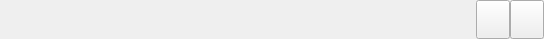
<?xml version="1.0" encoding="UTF-8"?>
<ui version="4.0">
 <class>songline</class>
 <widget class="QWidget" name="songline">
  <property name="geometry">
   <rect>
    <x>0</x>
    <y>0</y>
    <width>544</width>
    <height>39</height>
   </rect>
  </property>
  <property name="minimumSize">
   <size>
    <width>1</width>
    <height>1</height>
   </size>
  </property>
  <property name="windowTitle">
   <string>Form</string>
  </property>
  <property name="styleSheet">
   <string notr="true">color: rgb(139, 38, 151);
font: 13pt &quot;Ubuntu&quot;;</string>
  </property>
  <layout class="QHBoxLayout" name="horizontalLayout" stretch="1,8,3,2,1,1">
   <property name="spacing">
    <number>0</number>
   </property>
   <property name="leftMargin">
    <number>0</number>
   </property>
   <property name="topMargin">
    <number>0</number>
   </property>
   <property name="rightMargin">
    <number>0</number>
   </property>
   <property name="bottomMargin">
    <number>0</number>
   </property>
   <item>
    <widget class="QLabel" name="label">
     <property name="sizePolicy">
      <sizepolicy hsizetype="Expanding" vsizetype="Expanding">
       <horstretch>0</horstretch>
       <verstretch>0</verstretch>
      </sizepolicy>
     </property>
     <property name="minimumSize">
      <size>
       <width>1</width>
       <height>1</height>
      </size>
     </property>
     <property name="baseSize">
      <size>
       <width>1</width>
       <height>1</height>
      </size>
     </property>
     <property name="text">
      <string/>
     </property>
    </widget>
   </item>
   <item>
    <widget class="QLabel" name="label_2">
     <property name="sizePolicy">
      <sizepolicy hsizetype="Expanding" vsizetype="Expanding">
       <horstretch>0</horstretch>
       <verstretch>0</verstretch>
      </sizepolicy>
     </property>
     <property name="minimumSize">
      <size>
       <width>1</width>
       <height>1</height>
      </size>
     </property>
     <property name="baseSize">
      <size>
       <width>1</width>
       <height>1</height>
      </size>
     </property>
     <property name="text">
      <string/>
     </property>
    </widget>
   </item>
   <item>
    <widget class="QLabel" name="label_3">
     <property name="sizePolicy">
      <sizepolicy hsizetype="Expanding" vsizetype="Expanding">
       <horstretch>0</horstretch>
       <verstretch>0</verstretch>
      </sizepolicy>
     </property>
     <property name="minimumSize">
      <size>
       <width>1</width>
       <height>1</height>
      </size>
     </property>
     <property name="baseSize">
      <size>
       <width>1</width>
       <height>1</height>
      </size>
     </property>
     <property name="text">
      <string/>
     </property>
    </widget>
   </item>
   <item>
    <widget class="QLabel" name="label_4">
     <property name="sizePolicy">
      <sizepolicy hsizetype="Expanding" vsizetype="Expanding">
       <horstretch>0</horstretch>
       <verstretch>0</verstretch>
      </sizepolicy>
     </property>
     <property name="minimumSize">
      <size>
       <width>1</width>
       <height>1</height>
      </size>
     </property>
     <property name="baseSize">
      <size>
       <width>1</width>
       <height>1</height>
      </size>
     </property>
     <property name="text">
      <string/>
     </property>
    </widget>
   </item>
   <item>
    <widget class="QPushButton" name="pushButton">
     <property name="sizePolicy">
      <sizepolicy hsizetype="Expanding" vsizetype="Expanding">
       <horstretch>0</horstretch>
       <verstretch>0</verstretch>
      </sizepolicy>
     </property>
     <property name="minimumSize">
      <size>
       <width>1</width>
       <height>1</height>
      </size>
     </property>
     <property name="baseSize">
      <size>
       <width>1</width>
       <height>1</height>
      </size>
     </property>
     <property name="focusPolicy">
      <enum>Qt::NoFocus</enum>
     </property>
     <property name="styleSheet">
      <string notr="true">border-image: url(:/image/select.png);</string>
     </property>
     <property name="text">
      <string/>
     </property>
    </widget>
   </item>
   <item>
    <widget class="QPushButton" name="pushButton_2">
     <property name="sizePolicy">
      <sizepolicy hsizetype="Expanding" vsizetype="Expanding">
       <horstretch>0</horstretch>
       <verstretch>0</verstretch>
      </sizepolicy>
     </property>
     <property name="minimumSize">
      <size>
       <width>1</width>
       <height>1</height>
      </size>
     </property>
     <property name="baseSize">
      <size>
       <width>1</width>
       <height>1</height>
      </size>
     </property>
     <property name="focusPolicy">
      <enum>Qt::NoFocus</enum>
     </property>
     <property name="styleSheet">
      <string notr="true">border-image: url(:/image/frist.png);</string>
     </property>
     <property name="text">
      <string/>
     </property>
    </widget>
   </item>
  </layout>
 </widget>
 <resources/>
 <connections/>
</ui>
